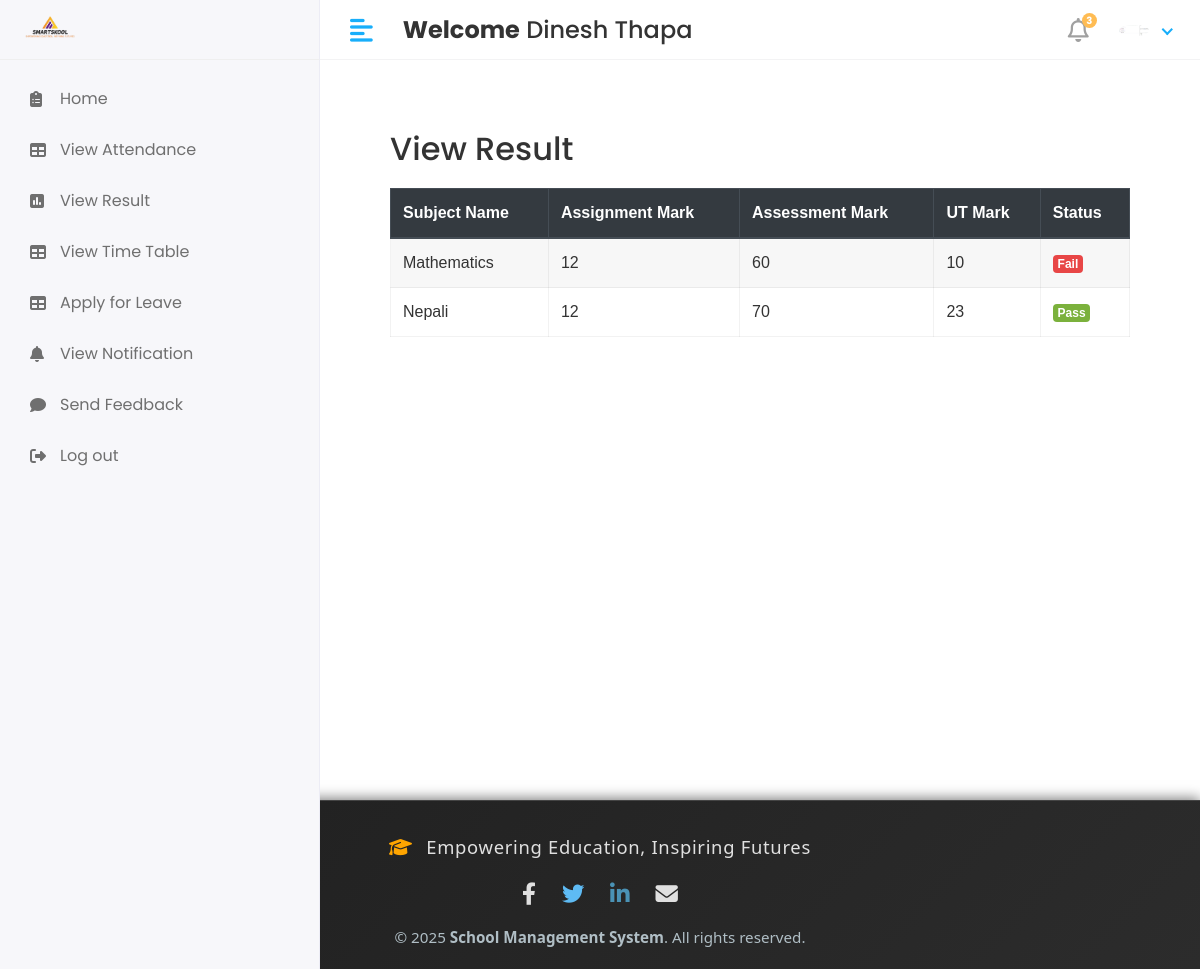
/student/view_result/ (signed in), run on an earlier commit of the app's database.
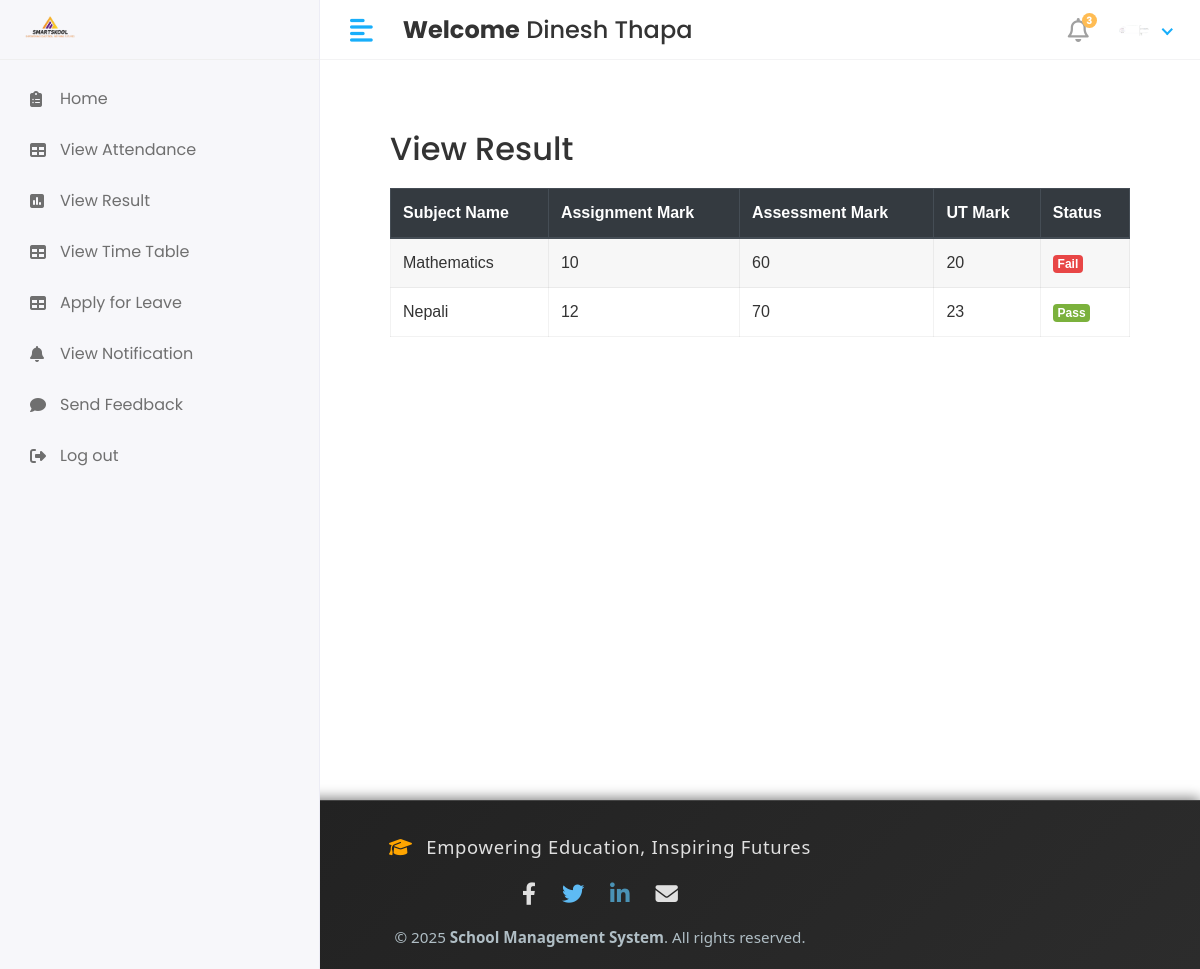
And on a later commit of the database.
### app/models.py (models this page shows, shortened)
class result(models.Model):
    student_id = models.ForeignKey(student, on_delete=models.CASCADE)
    subject_id = models.ForeignKey(subject, on_delete=models.CASCADE)
    assignment_marks = models.IntegerField()
    assessment_marks = models.IntegerField()
    ut_marks = models.IntegerField()
    created_at = models.DateField(auto_now_add=True)
    updated_at = models.DateField(auto_now=True)

class subject(models.Model):
    subject_name = models.CharField(max_length=100)
    subject_code = models.CharField(max_length=10)
    course_id = models.ForeignKey(course, on_delete=models.CASCADE)
    staff_id = models.ForeignKey(staff, on_delete=models.CASCADE)
    created_at = models.DateField(auto_now_add=True,null=True)
    updated_at = models.DateField(auto_now=True)

### school_management_system/Student_Views.py (the view)
# urls.py: path('student/view_result/',Student_Views.student_view_result,name='student_view_result'),
def student_view_result(request):
    student_obj = student.objects.get(admin=request.user.id)
    result_obj = result.objects.filter(student_id=student_obj)
    for i in result_obj:
        assignment_marks = i.assignment_marks
        ut_marks = i.ut_marks
        assessment_marks = i.assessment_marks
    context = {
        'result_obj': result_obj,
        'assignment_marks': assignment_marks,
        'ut_marks': ut_marks,
        'assessment_marks': assessment_marks,
    }
    return render(request, 'Student/student_view_result.html', context)

### templates/student/student_view_result.html (shortened to what this page needs)
{%extends 'base.html'%}
{% block content%}
<div class="container" style="padding: 40px; font-family: Arial, sans-serif;">
    <h2 style="color: #333; margin-bottom: 20px;">View Result</h2>
    <div class="table-responsive">
        <table id="studentTable" class="table table-striped table-bordered" style="width: 100%; background: #fff;">
            <thead class="thead-dark">
                <tr>
                    <th>Subject Name</th>
                    <th>Assignment Mark</th>
                    <th>Assessment Mark</th>
                    <th>UT Mark</th>
                    <th>Status</th>
                </tr>
            </thead>
            <tbody>
                {% for i in result_obj %}
                <tr>
                    <td>{{ i.subject_id.subject_name }}</td>
                    <td>{{ i.assignment_marks }}</td>
                    <td>{{ i.assessment_marks }}</td>
                    <td>{{ i.ut_marks}}</td>
                    <td>
                        {% if i.assessment_marks >= 45 and i.ut_marks >= 23 %}
                            <span class="badge badge-success">Pass</span>
                        {% else %}
                            <span class="badge badge-danger">Fail</span>
                        {% endif %}
                    </td>
                </tr>
                {% endfor %}
            </tbody>
        </table>
    </div>
</div>
{%endblock%}

What changed in the data, as far as the page shows it:
changed result "Mathematics": assignment_marks "12" → "10"; ut_marks "10" → "20"
